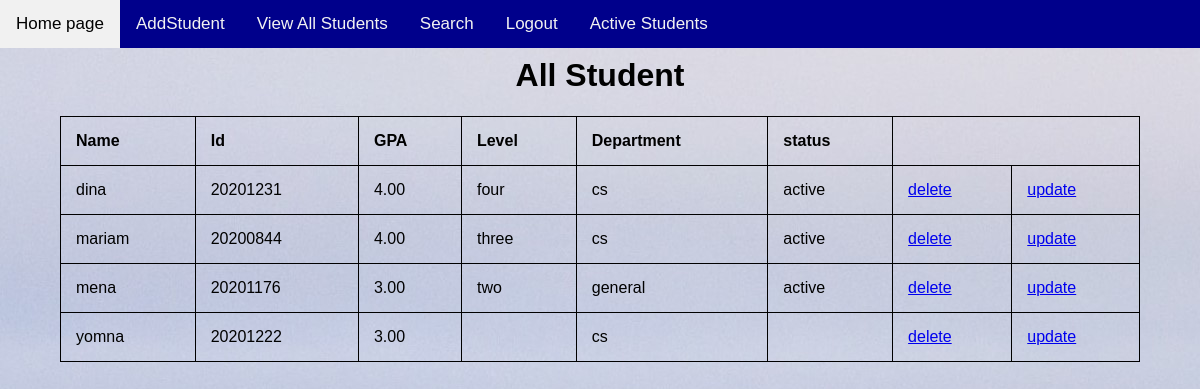
The app's page /ViewStudent with its own data.
### pages/models.py (models this page shows)
class AddStudentt(models.Model):
    gender_choices=[('female','Female'),('male','Male')]
    level_choices = [
        ('one' , 'one'),
        ('two' , 'two'),
        ('three' ,'three'),
        ('four' , 'four'),
    ]
    status_choices = [
        ('active','Active'),
        ('inactive','In Active'),
    ]
    department_choices=[
        ('general','General'),
        ('is','Information System'),
        ('cs','Computer Science'),
        ('ai','Artificial Intelligence'),
        ('ds','Decision Support'),
        ('it','Information Tecnology'),
    ]
    fname = models.CharField(max_length=50)
    lname = models.CharField(max_length=50)
    dateofbirth = models.DateTimeField(auto_now_add=True)
    St_ID = models.IntegerField(null=False)
    gpa = models.DecimalField(max_digits=3, decimal_places=2, null=True ,blank=True)
    email=models.CharField(max_length=50,null=True,blank=True)
    phonenumber=models.IntegerField(null=True)
    Gender=models.CharField(max_length=50,choices=gender_choices,null=True,blank=True)
    level=models.CharField(max_length=50,choices=level_choices,null=True,blank=True)
    status=models.CharField(max_length=50,choices=status_choices,null=True,blank=True)
    department=models.CharField(max_length=50,choices=department_choices,null=True,blank=True)

### pages/views.py (the view)
# urls.py: path('ViewStudent', views.ViewStudents, name='ViewStudent'),
def ViewStudents(request):
    ViewStudent = AddStudentt.objects.all()
    return render(request, 'pages/ViewStudents.html',
                  {'ViewStudent': ViewStudent})

### templates/pages/ViewStudents.html (shortened to what this page needs)
{%extends 'base.html'%}
{%block content%}
{%load static%}
<!DOCTYPE html>
<html>
<head>
    <link rel="stylesheet" href="{% static 'css/style.css'%}">
</head>
<body>
    <br/>
    <br/>
        <h1>All Student</h1>
        <table id="t1">
            <tr>
                <th>Name</th>
                <th>Id</th>
                <th>GPA</th>
                <th>Level</th>
                <th>Department</th>
                <th>status</th>
            </tr>
            {% for AddStudentt in ViewStudent %}
            <tr>
                <td>{{AddStudentt.fname}} </td>
                <td>{{AddStudentt.St_ID}}</td>
                <td>{{AddStudentt.gpa}}</td>
                <td>{{AddStudentt.level}}</td>
                <td>{{AddStudentt.department}}</td>
                <td>{{AddStudentt.status}}</td>
                <td><a href="delete/{{AddStudentt.id}}">delete</a></td>
                <td><a href="Edit/{{AddStudentt.id}}">update</a></td>
            </tr>
            {% endfor %}
        </table>
</body>
</html>
    {%endblock content%}

### templates/base.html
{%include 'parts/navbar.html'%}
{%block content%}
{%endblock content%}

### templates/parts/navbar.html
{%load static%}
<!DOCTYPE html>
<html>
<head>
    <link rel="stylesheet" href="{% static 'css/style.css'%}">
</head>
<body>
    <center>
        <div class="topnav">
            <div class="navbar">
                <a href="{%url 'Home'%}"> Home page</a>
                <a href="{%url 'Addstudent'%}">AddStudent</a>
                <a href="{%url 'ViewStudent'%}"> View All Students</a>
                <a href="{%url 'Search'%}">Search</a>
                <a href="{%url 'MainPage'%}">Logout</a>
                <a href="{%url 'activeStudent'%}">Active Students</a>
            </div>
</body>
</html>

### project/static/css/style.css (style rules this page uses)
body { background:url( "/static/image/Mainpic.jpg"); margin: 0; font-family: Arial, Helvetica, sans-serif; }
.navbar { overflow: hidden; background-color: darkblue; position: fixed; top: 0; width: 100%; }
.navbar a { float: left; display: block; color: #f2f2f2; text-align: center; padding: 14px 16px; text-decoration: none; font-size: 17px; }
table, td, th { border: 1px solid black; text-align: left; }
table { border-collapse: collapse; width: 90%; }
th, td { padding: 15px; }

### records on screen
AddStudentt: fname "dina", St_ID "20201231", gpa "4.00", level "four", department "cs", status "active"
AddStudentt: fname "mariam", St_ID "20200844", gpa "4.00", level "three", department "cs", status "active"
AddStudentt: fname "mena", St_ID "20201176", gpa "3.00", level "two", department "general", status "active"
AddStudentt: fname "yomna", St_ID "20201222", gpa "3.00", department "cs"
